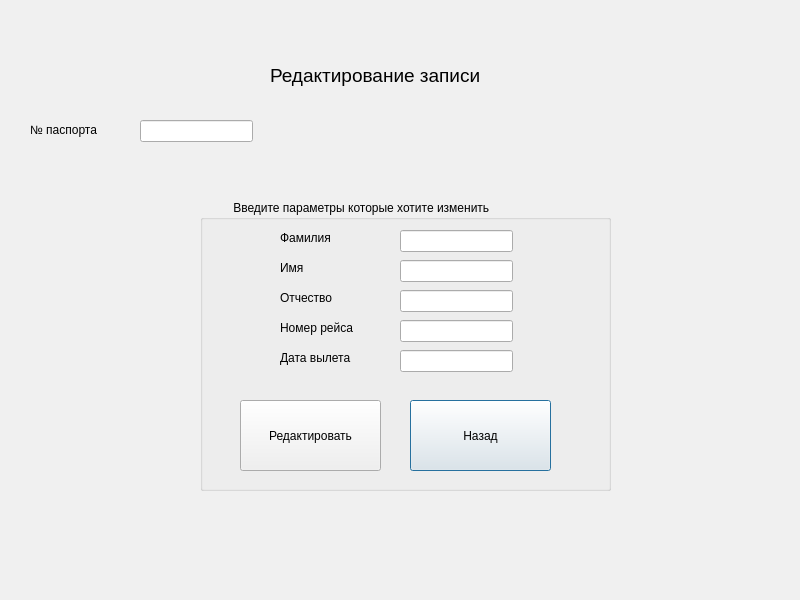
<?xml version="1.0" encoding="UTF-8"?>
<ui version="4.0">
 <class>EditTicket</class>
 <widget class="QDialog" name="EditTicket">
  <property name="geometry">
   <rect>
    <x>0</x>
    <y>0</y>
    <width>800</width>
    <height>600</height>
   </rect>
  </property>
  <property name="palette">
   <palette>
    <active>
     <colorrole role="WindowText">
      <brush brushstyle="SolidPattern">
       <color alpha="255">
        <red>0</red>
        <green>0</green>
        <blue>0</blue>
       </color>
      </brush>
     </colorrole>
     <colorrole role="Button">
      <brush brushstyle="SolidPattern">
       <color alpha="255">
        <red>85</red>
        <green>255</green>
        <blue>127</blue>
       </color>
      </brush>
     </colorrole>
     <colorrole role="Light">
      <brush brushstyle="SolidPattern">
       <color alpha="255">
        <red>212</red>
        <green>255</green>
        <blue>223</blue>
       </color>
      </brush>
     </colorrole>
     <colorrole role="Midlight">
      <brush brushstyle="SolidPattern">
       <color alpha="255">
        <red>148</red>
        <green>255</green>
        <blue>175</blue>
       </color>
      </brush>
     </colorrole>
     <colorrole role="Dark">
      <brush brushstyle="SolidPattern">
       <color alpha="255">
        <red>42</red>
        <green>127</green>
        <blue>63</blue>
       </color>
      </brush>
     </colorrole>
     <colorrole role="Mid">
      <brush brushstyle="SolidPattern">
       <color alpha="255">
        <red>57</red>
        <green>170</green>
        <blue>85</blue>
       </color>
      </brush>
     </colorrole>
     <colorrole role="Text">
      <brush brushstyle="SolidPattern">
       <color alpha="255">
        <red>0</red>
        <green>0</green>
        <blue>0</blue>
       </color>
      </brush>
     </colorrole>
     <colorrole role="BrightText">
      <brush brushstyle="SolidPattern">
       <color alpha="255">
        <red>255</red>
        <green>255</green>
        <blue>255</blue>
       </color>
      </brush>
     </colorrole>
     <colorrole role="ButtonText">
      <brush brushstyle="SolidPattern">
       <color alpha="255">
        <red>0</red>
        <green>0</green>
        <blue>0</blue>
       </color>
      </brush>
     </colorrole>
     <colorrole role="Base">
      <brush brushstyle="SolidPattern">
       <color alpha="255">
        <red>255</red>
        <green>255</green>
        <blue>255</blue>
       </color>
      </brush>
     </colorrole>
     <colorrole role="Window">
      <brush brushstyle="SolidPattern">
       <color alpha="255">
        <red>85</red>
        <green>255</green>
        <blue>127</blue>
       </color>
      </brush>
     </colorrole>
     <colorrole role="Shadow">
      <brush brushstyle="SolidPattern">
       <color alpha="255">
        <red>0</red>
        <green>0</green>
        <blue>0</blue>
       </color>
      </brush>
     </colorrole>
     <colorrole role="AlternateBase">
      <brush brushstyle="SolidPattern">
       <color alpha="255">
        <red>170</red>
        <green>255</green>
        <blue>191</blue>
       </color>
      </brush>
     </colorrole>
     <colorrole role="ToolTipBase">
      <brush brushstyle="SolidPattern">
       <color alpha="255">
        <red>255</red>
        <green>255</green>
        <blue>220</blue>
       </color>
      </brush>
     </colorrole>
     <colorrole role="ToolTipText">
      <brush brushstyle="SolidPattern">
       <color alpha="255">
        <red>0</red>
        <green>0</green>
        <blue>0</blue>
       </color>
      </brush>
     </colorrole>
    </active>
    <inactive>
     <colorrole role="WindowText">
      <brush brushstyle="SolidPattern">
       <color alpha="255">
        <red>0</red>
        <green>0</green>
        <blue>0</blue>
       </color>
      </brush>
     </colorrole>
     <colorrole role="Button">
      <brush brushstyle="SolidPattern">
       <color alpha="255">
        <red>240</red>
        <green>240</green>
        <blue>240</blue>
       </color>
      </brush>
     </colorrole>
     <colorrole role="Light">
      <brush brushstyle="SolidPattern">
       <color alpha="255">
        <red>255</red>
        <green>255</green>
        <blue>255</blue>
       </color>
      </brush>
     </colorrole>
     <colorrole role="Midlight">
      <brush brushstyle="SolidPattern">
       <color alpha="255">
        <red>227</red>
        <green>227</green>
        <blue>227</blue>
       </color>
      </brush>
     </colorrole>
     <colorrole role="Dark">
      <brush brushstyle="SolidPattern">
       <color alpha="255">
        <red>160</red>
        <green>160</green>
        <blue>160</blue>
       </color>
      </brush>
     </colorrole>
     <colorrole role="Mid">
      <brush brushstyle="SolidPattern">
       <color alpha="255">
        <red>160</red>
        <green>160</green>
        <blue>160</blue>
       </color>
      </brush>
     </colorrole>
     <colorrole role="Text">
      <brush brushstyle="SolidPattern">
       <color alpha="255">
        <red>0</red>
        <green>0</green>
        <blue>0</blue>
       </color>
      </brush>
     </colorrole>
     <colorrole role="BrightText">
      <brush brushstyle="SolidPattern">
       <color alpha="255">
        <red>255</red>
        <green>255</green>
        <blue>255</blue>
       </color>
      </brush>
     </colorrole>
     <colorrole role="ButtonText">
      <brush brushstyle="SolidPattern">
       <color alpha="255">
        <red>0</red>
        <green>0</green>
        <blue>0</blue>
       </color>
      </brush>
     </colorrole>
     <colorrole role="Base">
      <brush brushstyle="SolidPattern">
       <color alpha="255">
        <red>255</red>
        <green>255</green>
        <blue>255</blue>
       </color>
      </brush>
     </colorrole>
     <colorrole role="Window">
      <brush brushstyle="SolidPattern">
       <color alpha="255">
        <red>240</red>
        <green>240</green>
        <blue>240</blue>
       </color>
      </brush>
     </colorrole>
     <colorrole role="Shadow">
      <brush brushstyle="SolidPattern">
       <color alpha="255">
        <red>105</red>
        <green>105</green>
        <blue>105</blue>
       </color>
      </brush>
     </colorrole>
     <colorrole role="AlternateBase">
      <brush brushstyle="SolidPattern">
       <color alpha="255">
        <red>245</red>
        <green>245</green>
        <blue>245</blue>
       </color>
      </brush>
     </colorrole>
     <colorrole role="ToolTipBase">
      <brush brushstyle="SolidPattern">
       <color alpha="255">
        <red>255</red>
        <green>255</green>
        <blue>220</blue>
       </color>
      </brush>
     </colorrole>
     <colorrole role="ToolTipText">
      <brush brushstyle="SolidPattern">
       <color alpha="255">
        <red>0</red>
        <green>0</green>
        <blue>0</blue>
       </color>
      </brush>
     </colorrole>
    </inactive>
    <disabled>
     <colorrole role="WindowText">
      <brush brushstyle="SolidPattern">
       <color alpha="255">
        <red>42</red>
        <green>127</green>
        <blue>63</blue>
       </color>
      </brush>
     </colorrole>
     <colorrole role="Button">
      <brush brushstyle="SolidPattern">
       <color alpha="255">
        <red>85</red>
        <green>255</green>
        <blue>127</blue>
       </color>
      </brush>
     </colorrole>
     <colorrole role="Light">
      <brush brushstyle="SolidPattern">
       <color alpha="255">
        <red>212</red>
        <green>255</green>
        <blue>223</blue>
       </color>
      </brush>
     </colorrole>
     <colorrole role="Midlight">
      <brush brushstyle="SolidPattern">
       <color alpha="255">
        <red>148</red>
        <green>255</green>
        <blue>175</blue>
       </color>
      </brush>
     </colorrole>
     <colorrole role="Dark">
      <brush brushstyle="SolidPattern">
       <color alpha="255">
        <red>42</red>
        <green>127</green>
        <blue>63</blue>
       </color>
      </brush>
     </colorrole>
     <colorrole role="Mid">
      <brush brushstyle="SolidPattern">
       <color alpha="255">
        <red>57</red>
        <green>170</green>
        <blue>85</blue>
       </color>
      </brush>
     </colorrole>
     <colorrole role="Text">
      <brush brushstyle="SolidPattern">
       <color alpha="255">
        <red>42</red>
        <green>127</green>
        <blue>63</blue>
       </color>
      </brush>
     </colorrole>
     <colorrole role="BrightText">
      <brush brushstyle="SolidPattern">
       <color alpha="255">
        <red>255</red>
        <green>255</green>
        <blue>255</blue>
       </color>
      </brush>
     </colorrole>
     <colorrole role="ButtonText">
      <brush brushstyle="SolidPattern">
       <color alpha="255">
        <red>42</red>
        <green>127</green>
        <blue>63</blue>
       </color>
      </brush>
     </colorrole>
     <colorrole role="Base">
      <brush brushstyle="SolidPattern">
       <color alpha="255">
        <red>85</red>
        <green>255</green>
        <blue>127</blue>
       </color>
      </brush>
     </colorrole>
     <colorrole role="Window">
      <brush brushstyle="SolidPattern">
       <color alpha="255">
        <red>85</red>
        <green>255</green>
        <blue>127</blue>
       </color>
      </brush>
     </colorrole>
     <colorrole role="Shadow">
      <brush brushstyle="SolidPattern">
       <color alpha="255">
        <red>0</red>
        <green>0</green>
        <blue>0</blue>
       </color>
      </brush>
     </colorrole>
     <colorrole role="AlternateBase">
      <brush brushstyle="SolidPattern">
       <color alpha="255">
        <red>245</red>
        <green>245</green>
        <blue>245</blue>
       </color>
      </brush>
     </colorrole>
     <colorrole role="ToolTipBase">
      <brush brushstyle="SolidPattern">
       <color alpha="255">
        <red>255</red>
        <green>255</green>
        <blue>220</blue>
       </color>
      </brush>
     </colorrole>
     <colorrole role="ToolTipText">
      <brush brushstyle="SolidPattern">
       <color alpha="255">
        <red>0</red>
        <green>0</green>
        <blue>0</blue>
       </color>
      </brush>
     </colorrole>
    </disabled>
   </palette>
  </property>
  <property name="windowTitle">
   <string>Dialog</string>
  </property>
  <widget class="QLineEdit" name="lineEditPassport">
   <property name="geometry">
    <rect>
     <x>140</x>
     <y>120</y>
     <width>113</width>
     <height>22</height>
    </rect>
   </property>
  </widget>
  <widget class="QLabel" name="label_8">
   <property name="geometry">
    <rect>
     <x>30</x>
     <y>120</y>
     <width>181</width>
     <height>20</height>
    </rect>
   </property>
   <property name="text">
    <string>№ паспорта</string>
   </property>
  </widget>
  <widget class="QGroupBox" name="groupBox">
   <property name="geometry">
    <rect>
     <x>200</x>
     <y>200</y>
     <width>411</width>
     <height>291</height>
    </rect>
   </property>
   <property name="title">
    <string>          Введите параметры которые хотите изменить</string>
   </property>
   <widget class="QPushButton" name="pushButtonBack">
    <property name="geometry">
     <rect>
      <x>210</x>
      <y>200</y>
      <width>141</width>
      <height>71</height>
     </rect>
    </property>
    <property name="text">
     <string>Назад</string>
    </property>
   </widget>
   <widget class="QLineEdit" name="lineEditPatronymic">
    <property name="geometry">
     <rect>
      <x>200</x>
      <y>90</y>
      <width>113</width>
      <height>22</height>
     </rect>
    </property>
   </widget>
   <widget class="QLabel" name="label_6">
    <property name="geometry">
     <rect>
      <x>80</x>
      <y>120</y>
      <width>111</width>
      <height>16</height>
     </rect>
    </property>
    <property name="text">
     <string>Номер рейса</string>
    </property>
   </widget>
   <widget class="QLabel" name="label_7">
    <property name="geometry">
     <rect>
      <x>80</x>
      <y>150</y>
      <width>111</width>
      <height>16</height>
     </rect>
    </property>
    <property name="text">
     <string>Дата вылета</string>
    </property>
   </widget>
   <widget class="QLineEdit" name="lineEditRaceNumber">
    <property name="geometry">
     <rect>
      <x>200</x>
      <y>120</y>
      <width>113</width>
      <height>22</height>
     </rect>
    </property>
   </widget>
   <widget class="QLineEdit" name="lineEditLastName">
    <property name="geometry">
     <rect>
      <x>200</x>
      <y>30</y>
      <width>113</width>
      <height>22</height>
     </rect>
    </property>
   </widget>
   <widget class="QPushButton" name="pushButtonEdit">
    <property name="geometry">
     <rect>
      <x>40</x>
      <y>200</y>
      <width>141</width>
      <height>71</height>
     </rect>
    </property>
    <property name="text">
     <string>Редактировать</string>
    </property>
   </widget>
   <widget class="QLabel" name="label_4">
    <property name="geometry">
     <rect>
      <x>80</x>
      <y>60</y>
      <width>111</width>
      <height>16</height>
     </rect>
    </property>
    <property name="text">
     <string>Имя</string>
    </property>
   </widget>
   <widget class="QLabel" name="label_5">
    <property name="geometry">
     <rect>
      <x>80</x>
      <y>90</y>
      <width>111</width>
      <height>16</height>
     </rect>
    </property>
    <property name="text">
     <string>Отчество</string>
    </property>
   </widget>
   <widget class="QLineEdit" name="lineEditDateOfFligth">
    <property name="geometry">
     <rect>
      <x>200</x>
      <y>150</y>
      <width>113</width>
      <height>22</height>
     </rect>
    </property>
   </widget>
   <widget class="QLabel" name="label_3">
    <property name="geometry">
     <rect>
      <x>80</x>
      <y>30</y>
      <width>111</width>
      <height>16</height>
     </rect>
    </property>
    <property name="text">
     <string>Фамилия</string>
    </property>
   </widget>
   <widget class="QLineEdit" name="lineEditFirstname">
    <property name="geometry">
     <rect>
      <x>200</x>
      <y>60</y>
      <width>113</width>
      <height>22</height>
     </rect>
    </property>
   </widget>
  </widget>
  <widget class="QLabel" name="label">
   <property name="geometry">
    <rect>
     <x>270</x>
     <y>50</y>
     <width>281</width>
     <height>51</height>
    </rect>
   </property>
   <property name="font">
    <font>
     <pointsize>14</pointsize>
    </font>
   </property>
   <property name="text">
    <string>Редактирование записи</string>
   </property>
  </widget>
 </widget>
 <resources/>
 <connections/>
</ui>
